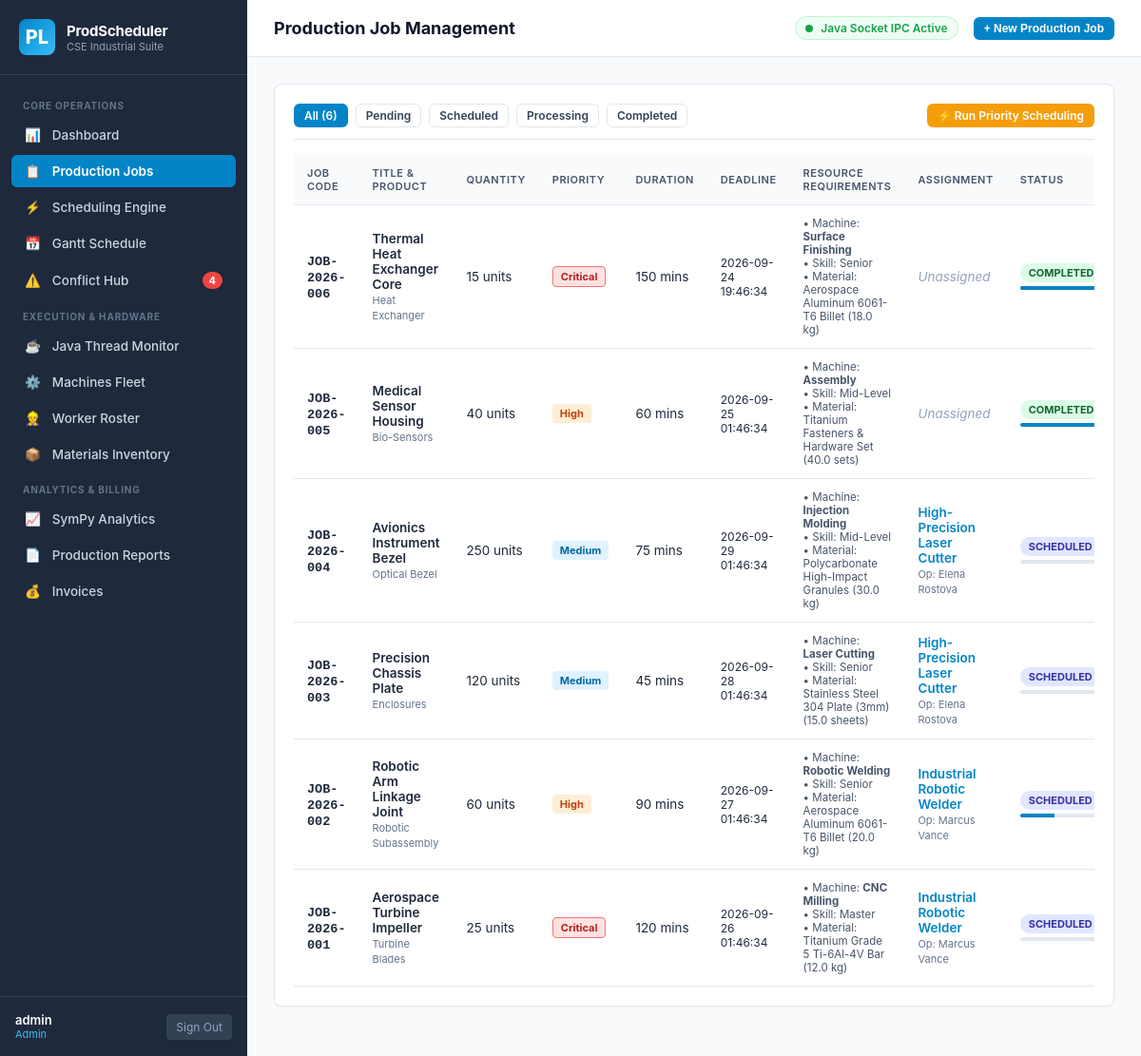
The page /jobs (signed in) on the database its author committed.
### tables this page shows
CREATE TABLE jobs (
    id INTEGER PRIMARY KEY AUTOINCREMENT,
    job_number TEXT UNIQUE NOT NULL,
    title TEXT NOT NULL,
    product_type TEXT NOT NULL,
    quantity INTEGER NOT NULL DEFAULT 50,
    priority TEXT NOT NULL DEFAULT 'Medium' CHECK (priority IN ('Low', 'Medium', 'High', 'Critical')),
    processing_time_minutes INTEGER NOT NULL DEFAULT 60,
    deadline TIMESTAMP NOT NULL,
    required_machine_type TEXT NOT NULL,
    required_skill_level TEXT NOT NULL DEFAULT 'Mid-Level' CHECK (required_skill_level IN ('Junior', 'Mid-Level', 'Senior', 'Master')),
    required_material_id INTEGER,
    material_quantity_required REAL DEFAULT 10.0,
    status TEXT NOT NULL DEFAULT 'Pending' CHECK (status IN ('Pending', 'Scheduled', 'Processing', 'Completed', 'Interrupted')),
    progress_percentage INTEGER DEFAULT 0,
    assigned_machine_id INTEGER,
    assigned_worker_id INTEGER,
    created_at TIMESTAMP DEFAULT CURRENT_TIMESTAMP,
    FOREIGN KEY (required_material_id) REFERENCES materials (id) ON DELETE SET NULL,
    FOREIGN KEY (assigned_machine_id) REFERENCES machines (id) ON DELETE SET NULL,
    FOREIGN KEY (assigned_worker_id) REFERENCES workers (id) ON DELETE SET NULL
);

CREATE TABLE materials (
    id INTEGER PRIMARY KEY AUTOINCREMENT,
    material_code TEXT UNIQUE NOT NULL,
    name TEXT NOT NULL,
    category TEXT DEFAULT 'Raw Material',
    stock_quantity REAL NOT NULL DEFAULT 0.0,
    unit TEXT NOT NULL DEFAULT 'kg',
    unit_cost REAL NOT NULL DEFAULT 10.0,
    minimum_threshold REAL NOT NULL DEFAULT 50.0,
    supplier TEXT DEFAULT 'Industrial Supply Corp',
    created_at TIMESTAMP DEFAULT CURRENT_TIMESTAMP
);

CREATE TABLE machines (
    id INTEGER PRIMARY KEY AUTOINCREMENT,
    name TEXT NOT NULL,
    code TEXT UNIQUE NOT NULL,
    machine_type TEXT NOT NULL,
    capacity_per_hour INTEGER NOT NULL DEFAULT 100,
    hourly_rate REAL NOT NULL DEFAULT 45.0,
    status TEXT NOT NULL DEFAULT 'Idle' CHECK (status IN ('Idle', 'Running', 'Maintenance', 'Error')),
    location TEXT DEFAULT 'Building A - Floor 1',
    last_maintenance DATE DEFAULT CURRENT_DATE,
    created_at TIMESTAMP DEFAULT CURRENT_TIMESTAMP
);

CREATE TABLE workers (
    id INTEGER PRIMARY KEY AUTOINCREMENT,
    name TEXT NOT NULL,
    employee_code TEXT UNIQUE NOT NULL,
    role_title TEXT NOT NULL DEFAULT 'Machine Operator',
    skill_level TEXT NOT NULL DEFAULT 'Mid-Level' CHECK (skill_level IN ('Junior', 'Mid-Level', 'Senior', 'Master')),
    hourly_wage REAL NOT NULL DEFAULT 28.0,
    availability_status TEXT NOT NULL DEFAULT 'Available' CHECK (availability_status IN ('Available', 'Assigned', 'On Leave')),
    shift TEXT DEFAULT 'Day Shift (08:00 - 16:00)',
    created_at TIMESTAMP DEFAULT CURRENT_TIMESTAMP
);

### app.py (the view)
@app.route("/jobs")
@login_required
def jobs():
    status_filter = request.args.get("status")
    all_jobs = db.get_jobs(status_filter=status_filter)
    machines = db.get_machines()
    workers = db.get_workers()
    materials = db.get_materials()
    return render_template(
        "jobs.html",
        jobs=all_jobs,
        machines=machines,
        workers=workers,
        materials=materials,
        current_filter=status_filter or "All"
    )

### app.py (called while the page is built)
def login_required(f):
    @wraps(f)
    def decorated_function(*args, **kwargs):
        if "user_id" not in session:
            flash("Please sign in to access the Production System.", "warning")
            return redirect(url_for("login"))
        return f(*args, **kwargs)
    return decorated_function

@app.context_processor
def inject_global_data():
    user = None
    alerts = []
    if "user_id" in session:
        user = {
            "id": session.get("user_id"),
            "username": session.get("username"),
            "role": session.get("user_role")
        }
        alerts = db.get_system_alerts()
    return {
        "current_user": user,
        "active_alerts": alerts,
        "now": datetime.now()
    }

### database/db.py (called while the page is built)
def get_connection() -> sqlite3.Connection:
    os.makedirs(os.path.dirname(config.DATABASE_PATH), exist_ok=True)
    conn = sqlite3.connect(config.DATABASE_PATH, timeout=20.0)
    conn.row_factory = sqlite3.Row
    conn.execute("PRAGMA foreign_keys = ON;")
    return conn

def get_machines() -> List[Dict[str, Any]]:
    conn = get_connection()
    try:
        cur = conn.cursor()
        cur.execute("SELECT * FROM machines ORDER BY id ASC")
        return [dict(r) for r in cur.fetchall()]
    finally:
        conn.close()

def get_workers() -> List[Dict[str, Any]]:
    conn = get_connection()
    try:
        cur = conn.cursor()
        cur.execute("SELECT * FROM workers ORDER BY id ASC")
        return [dict(r) for r in cur.fetchall()]
    finally:
        conn.close()

def get_materials() -> List[Dict[str, Any]]:
    conn = get_connection()
    try:
        cur = conn.cursor()
        cur.execute("SELECT * FROM materials ORDER BY id ASC")
        return [dict(r) for r in cur.fetchall()]
    finally:
        conn.close()

### templates/jobs.html (shortened to what this page needs)
{% extends "base.html" %}
{% block page_title %}Production Job Management{% endblock %}
{% block top_actions %}
  <button type="button" class="btn btn-primary btn-sm" onclick="openCreateJobModal()">+ New Production Job</button>
{% endblock %}
{% block content %}
  <div class="card">
    <div class="card-header" style="flex-wrap: wrap; gap: 12px;">
      <div style="display: flex; gap: 8px;">
        <a href="{{ url_for('jobs') }}" class="btn btn-sm {% if current_filter == 'All' %}btn-primary{% else %}btn-outline{% endif %}">All ({{ jobs|length }})</a>
        <a href="{{ url_for('jobs', status='Pending') }}" class="btn btn-sm {% if current_filter == 'Pending' %}btn-primary{% else %}btn-outline{% endif %}">Pending</a>
        <a href="{{ url_for('jobs', status='Scheduled') }}" class="btn btn-sm {% if current_filter == 'Scheduled' %}btn-primary{% else %}btn-outline{% endif %}">Scheduled</a>
        <a href="{{ url_for('jobs', status='Processing') }}" class="btn btn-sm {% if current_filter == 'Processing' %}btn-primary{% else %}btn-outline{% endif %}">Processing</a>
        <a href="{{ url_for('jobs', status='Completed') }}" class="btn btn-sm {% if current_filter == 'Completed' %}btn-primary{% else %}btn-outline{% endif %}">Completed</a>
      </div>
      <div>
        <a href="{{ url_for('scheduling') }}" class="btn btn-warning btn-sm">⚡ Run Priority Scheduling</a>
      </div>
    </div>
    <div class="table-container">
      <table class="data-table">
        <thead>
          <tr>
            <th>Job Code</th>
            <th>Title & Product</th>
            <th>Quantity</th>
            <th>Priority</th>
            <th>Duration</th>
            <th>Deadline</th>
            <th>Resource Requirements</th>
            <th>Assignment</th>
            <th>Status</th>
          </tr>
        </thead>
        <tbody>
          {% for j in jobs %}
            <tr>
              <td>
                <strong style="font-family: monospace;">{{ j.job_number }}</strong>
              </td>
              <td>
                <span style="font-weight: 600;">{{ j.title }}</span><br>
                <span style="font-size: 11px; color: #64748b;">{{ j.product_type }}</span>
              </td>
              <td>{{ j.quantity }} units</td>
              <td>
                <span class="priority-badge {{ j.priority }}">{{ j.priority }}</span>
              </td>
              <td>{{ j.processing_time_minutes }} mins</td>
              <td style="font-size: 12px;">{{ j.deadline }}</td>
              <td style="font-size: 11.5px; color: #475569;">
                • Machine: <strong>{{ j.required_machine_type }}</strong><br>
                • Skill: {{ j.required_skill_level }}<br>
                {% if j.material_name %}
                  • Material: {{ j.material_name }} ({{ j.material_quantity_required }} {{ j.material_unit }})
                {% endif %}
              </td>
              <td>
                {% if j.machine_name %}
                  <span style="font-weight: 600; color: #0284c7;">{{ j.machine_name }}</span><br>
                  <span style="font-size: 11px; color: #64748b;">Op: {{ j.worker_name }}</span>
                {% else %}
                  <span style="color: #94a3b8; font-style: italic;">Unassigned</span>
                {% endif %}
              </td>
              <td>
                <span class="status-badge {{ j.status }}">{{ j.status }}</span>
                <div class="progress-bar-bg" style="height: 4px; margin-top: 4px; width: 80px;">
                  <div class="progress-bar-fill" style="width: {{ j.progress_percentage }}%;"></div>
                </div>
              </td>
            </tr>
          {% endfor %}
        </tbody>
      </table>
    </div>
  </div>
{% endblock %}

### static/css/style.css (style rules this page uses)
:root { --primary: #0284c7; --primary-hover: #0369a1; --bg-dark: #0f172a; --bg-sidebar: #1e293b; --bg-card: #ffffff; --bg-main: #f8fafc; --border: #e2e8f0; --text-main: #0f172a; --text-muted: #64748b; --success: #16a34a; --warning: #f59e0b; --danger: #dc2626; --info: #0284c7; }
* { box-sizing: border-box; margin: 0; padding: 0; }
body { font-family: -apple-system, BlinkMacSystemFont, "Segoe UI", Roboto, "Helvetica Neue", Arial, sans-serif; background-color: var(--bg-main); color: var(--text-main); min-height: 100vh; display: flex; }
.card { background-color: var(--bg-card); border: 1px solid var(--border); border-radius: 8px; box-shadow: 0 1px 3px rgba(0,0,0,0.04); padding: 20px; margin-bottom: 24px; }
.card-header { display: flex; align-items: center; justify-content: space-between; margin-bottom: 16px; padding-bottom: 12px; border-bottom: 1px solid var(--border); }
.table-container { overflow-x: auto; }
.data-table { width: 100%; border-collapse: collapse; text-align: left; font-size: 13.5px; }
.data-table th { background-color: #f8fafc; color: #475569; font-weight: 600; padding: 12px 14px; border-bottom: 1px solid var(--border); text-transform: uppercase; font-size: 11px; letter-spacing: 0.5px; }
.data-table td { padding: 12px 14px; border-bottom: 1px solid var(--border); color: #1e293b; }
.status-badge { display: inline-block; padding: 3px 9px; border-radius: 12px; font-size: 11px; font-weight: 700; text-transform: uppercase; }
.status-badge.Scheduled, .status-badge.QUEUED { background-color: #e0e7ff; color: #3730a3; }
.status-badge.Completed, .status-badge.Available { background-color: #dcfce7; color: #166534; }
.priority-badge { display: inline-block; padding: 3px 8px; border-radius: 4px; font-size: 11px; font-weight: 700; }
.priority-badge.Critical { background-color: #fee2e2; color: #b91c1c; border: 1px solid #f87171; }
.priority-badge.High { background-color: #ffedd5; color: #c2410c; }
.priority-badge.Medium { background-color: #e0f2fe; color: #0369a1; }
.btn { display: inline-flex; align-items: center; gap: 6px; padding: 8px 16px; border-radius: 6px; font-size: 13px; font-weight: 600; cursor: pointer; text-decoration: none; border: 1px solid transparent; transition: all 0.15s ease; }
.btn-primary { background-color: var(--primary); color: #ffffff; }
.btn-warning { background-color: var(--warning); color: #ffffff; }
.btn-outline { background-color: transparent; border-color: var(--border); color: #334155; }
.btn-sm { padding: 4px 10px; font-size: 12px; }
.progress-bar-bg { width: 100%; height: 8px; background-color: #e2e8f0; border-radius: 4px; overflow: hidden; }
.progress-bar-fill { height: 100%; background-color: var(--primary); transition: width 0.3s ease; }

### rows shown on the page
jobs: job_number "JOB-2026-006", title "Thermal Heat Exchanger Core", product_type "Heat Exchanger", quantity "15", priority "Critical", processing_time_minutes "150", deadline "2026-09-24 19:46:34", required_machine_type "Surface Finishing", required_skill_level "Senior", material_name "Aerospace Aluminum 6061-T6 Billet", material_quantity_required "18.0", material_unit "kg", shows "Unassigned", status "COMPLETED", progress_percentage 100 (drawn)
jobs: job_number "JOB-2026-005", title "Medical Sensor Housing", product_type "Bio-Sensors", quantity "40", priority "High", processing_time_minutes "60", deadline "2026-09-25 01:46:34", required_machine_type "Assembly", required_skill_level "Mid-Level", material_name "Titanium Fasteners & Hardware Set", material_quantity_required "40.0", material_unit "sets", shows "Unassigned", status "COMPLETED", progress_percentage 100 (drawn)
jobs: job_number "JOB-2026-004", title "Avionics Instrument Bezel", product_type "Optical Bezel", quantity "250", priority "Medium", processing_time_minutes "75", deadline "2026-09-29 01:46:34", required_machine_type "Injection Molding", required_skill_level "Mid-Level", material_name "Polycarbonate High-Impact Granules", material_quantity_required "30.0", material_unit "kg", machine_name "High-Precision Laser Cutter", worker_name "Elena Rostova", status "SCHEDULED"
jobs: job_number "JOB-2026-003", title "Precision Chassis Plate", product_type "Enclosures", quantity "120", priority "Medium", processing_time_minutes "45", deadline "2026-09-28 01:46:34", required_machine_type "Laser Cutting", required_skill_level "Senior", material_name "Stainless Steel 304 Plate (3mm)", material_quantity_required "15.0", material_unit "sheets", machine_name "High-Precision Laser Cutter", worker_name "Elena Rostova", status "SCHEDULED"
jobs: job_number "JOB-2026-002", title "Robotic Arm Linkage Joint", product_type "Robotic Subassembly", quantity "60", priority "High", processing_time_minutes "90", deadline "2026-09-27 01:46:34", required_machine_type "Robotic Welding", required_skill_level "Senior", material_name "Aerospace Aluminum 6061-T6 Billet", material_quantity_required "20.0", material_unit "kg", machine_name "Industrial Robotic Welder", worker_name "Marcus Vance", status "SCHEDULED", progress_percentage 45 (drawn)
jobs: job_number "JOB-2026-001", title "Aerospace Turbine Impeller", product_type "Turbine Blades", quantity "25", priority "Critical", processing_time_minutes "120", deadline "2026-09-26 01:46:34", required_machine_type "CNC Milling", required_skill_level "Master", material_name "Titanium Grade 5 Ti-6Al-4V Bar", material_quantity_required "12.0", material_unit "kg", machine_name "Industrial Robotic Welder", worker_name "Marcus Vance", status "SCHEDULED"

### other values the page prints
{{ active_alerts|length }} "4"
{{ current_user.username if current_user else 'Guest' }} "admin"
{{ current_user.role if current_user else 'Visitor' }} "Admin"
{{ jobs|length }} "6"
